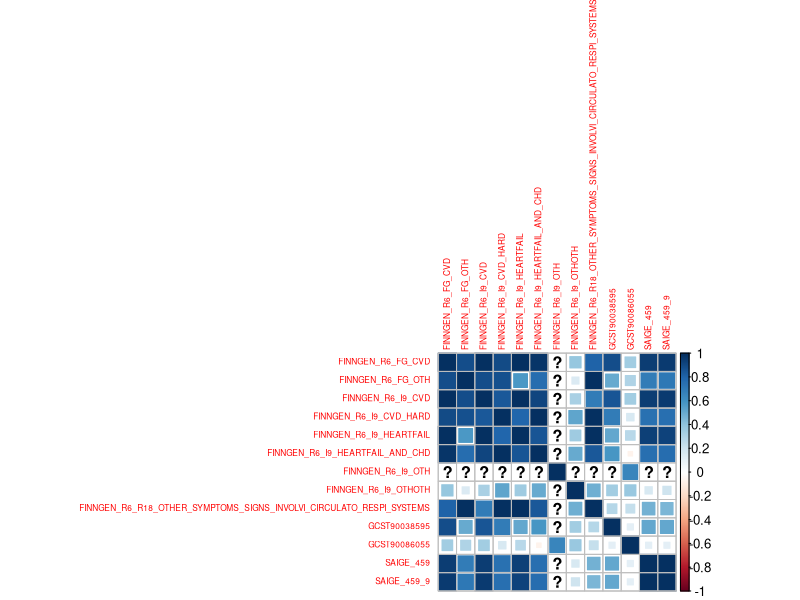

Source code (R): (Note: this script raises an error after producing the figure.)
setwd("~/Projects/Sanger_OT_MVA/01_draft/")
library("data.table")
gcor=fread("gcors_13x13.csv",data.table=F)
rownames(gcor)=gcor[,1]
gcor=gcor[,-1]
gcor=as.matrix(gcor)
gcor[gcor>1]=1
library(corrplot)
corrplot(gcor,method = "square",tl.cex = 0.5)

gcor[gcor<0.9]=0
corrplot(gcor,method = "square",tl.cex = 0.5,order = "hclust")

gcor=fread("gcor.csv",data.table=F)
rownames(gcor)=gcor[,1]
gcor=gcor[,-1]
gcor=as.matrix(gcor)
corrplot(gcor,method = "square",tl.cex = 0.8)

phe=fread("phen_corr.csv",data.table=F)
phe=as.matrix(phe)
corrplot(phe,method = "square",tl.cex = 0.8)